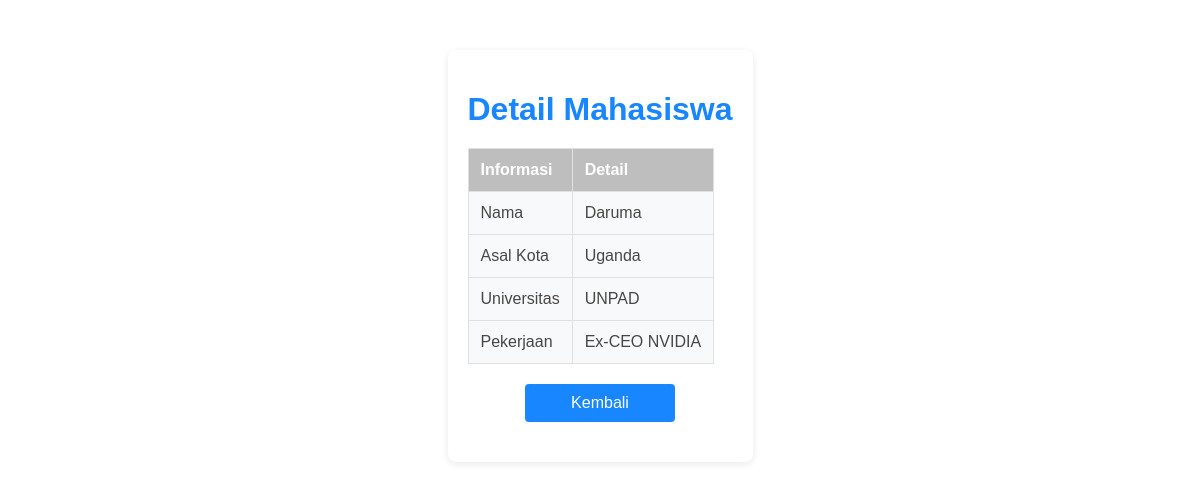
Screenshot of /view.php?id=3 with the database file from the repository.
### tables this page shows
CREATE TABLE `mahasiswa` (
  `id` int(11) NOT NULL,
  `nama` varchar(100) DEFAULT NULL,
  `asal_kota` varchar(100) DEFAULT NULL,
  `universitas` varchar(100) DEFAULT NULL,
  `pekerjaan` varchar(100) DEFAULT NULL
);

### view.php (the view, shortened to what this page needs)
<?php
$conn = new mysqli('localhost', 'root', '', 'data_mahasiswa');
$id = $_GET['id'];
$data = $conn->query("SELECT * FROM mahasiswa WHERE id=$id")->fetch_assoc();
?>
<!DOCTYPE html>
<html lang="en">
<head>
</head>
<body>
    <div class="container">
        <h1>Detail Mahasiswa</h1>
        <table>
            <tr>
                <th>Informasi</th>
                <th>Detail</th>
            </tr>
            <tr>
                <td>Nama</td>
                <td><?= $data['nama']; ?></td>
            </tr>
            <tr>
                <td>Asal Kota</td>
                <td><?= $data['asal_kota']; ?></td>
            </tr>
            <tr>
                <td>Universitas</td>
                <td><?= $data['universitas']; ?></td>
            </tr>
            <tr>
                <td>Pekerjaan</td>
                <td><?= $data['pekerjaan']; ?></td>
            </tr>
        </table>
        <button onclick="location.href='index.php'">Kembali</button>
    </div>
</body>
</html>

### view.php (style rules this page uses)
body { font-family: 'Arial', sans-serif; background-image: url('blue.jpg'); color: #333; margin: 0; padding: 0; }
.container { width:max-content; margin: 50px auto; background-color: #fff; padding: 20px; border-radius: 8px; box-shadow: 0 2px 8px rgba(0, 0, 0, 0.1); opacity: 0.9; }
h1 { color: #007bff; text-align: center; margin-bottom: 20px; }
table { width: auto; border-collapse: collapse; margin: 20px 0; }
table, th, td { border: 1px solid #ddd; }
th, td { padding: 12px; text-align: left; }
th { background-color:rgb(184, 184, 184); color: white; }
td { background-color: #f8f9fa; }
button { display: block; width: 150px; padding: 10px; background-color: #007bff; color: white; border: none; border-radius: 4px; font-size: 16px; cursor: pointer; margin: 20px auto; transition: background-color 0.3s ease; }

### rows the page displays
mahasiswa: nama "Daruma", asal_kota "Uganda", universitas "UNPAD", pekerjaan "Ex-CEO NVIDIA"
